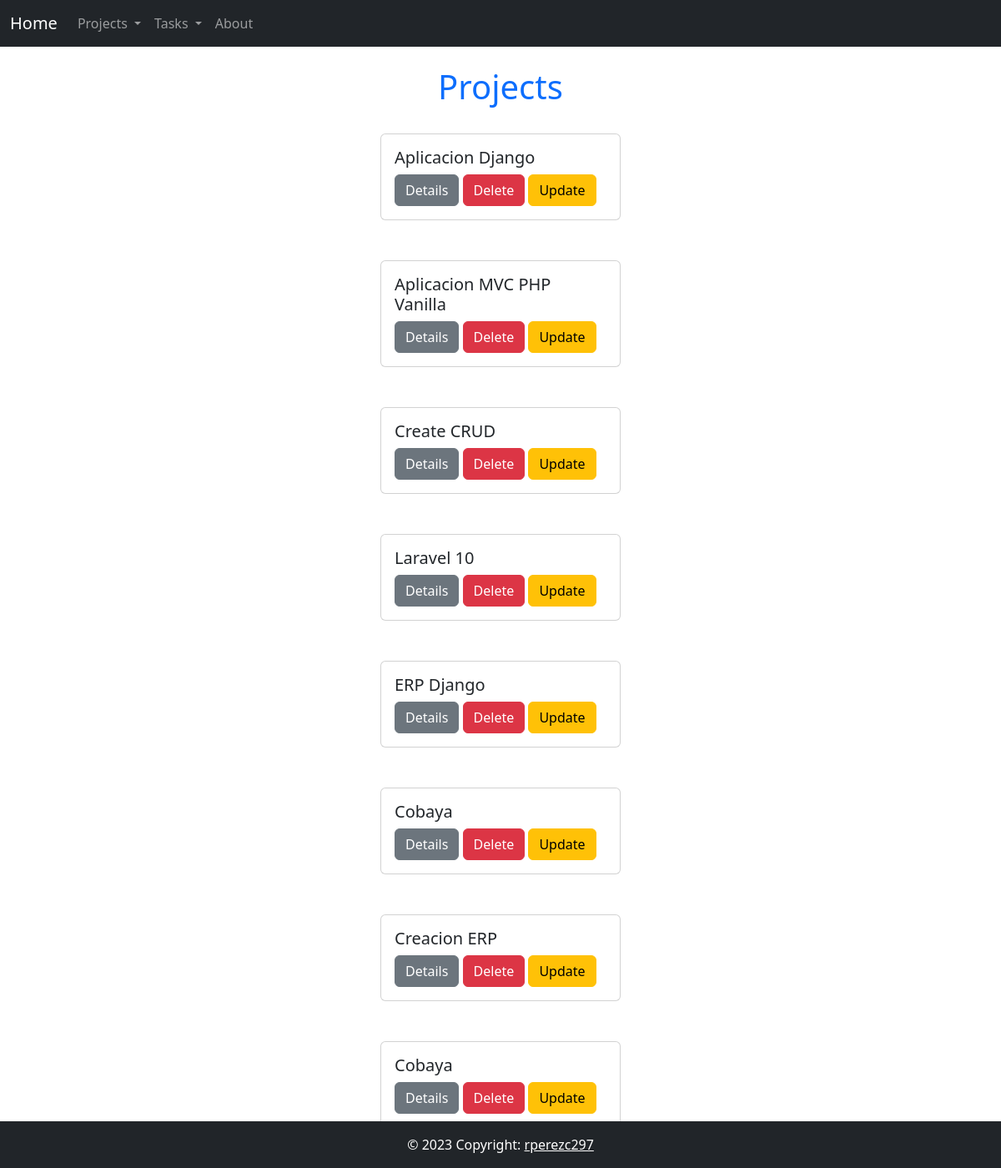
The page /projects/ on the database as committed earlier.
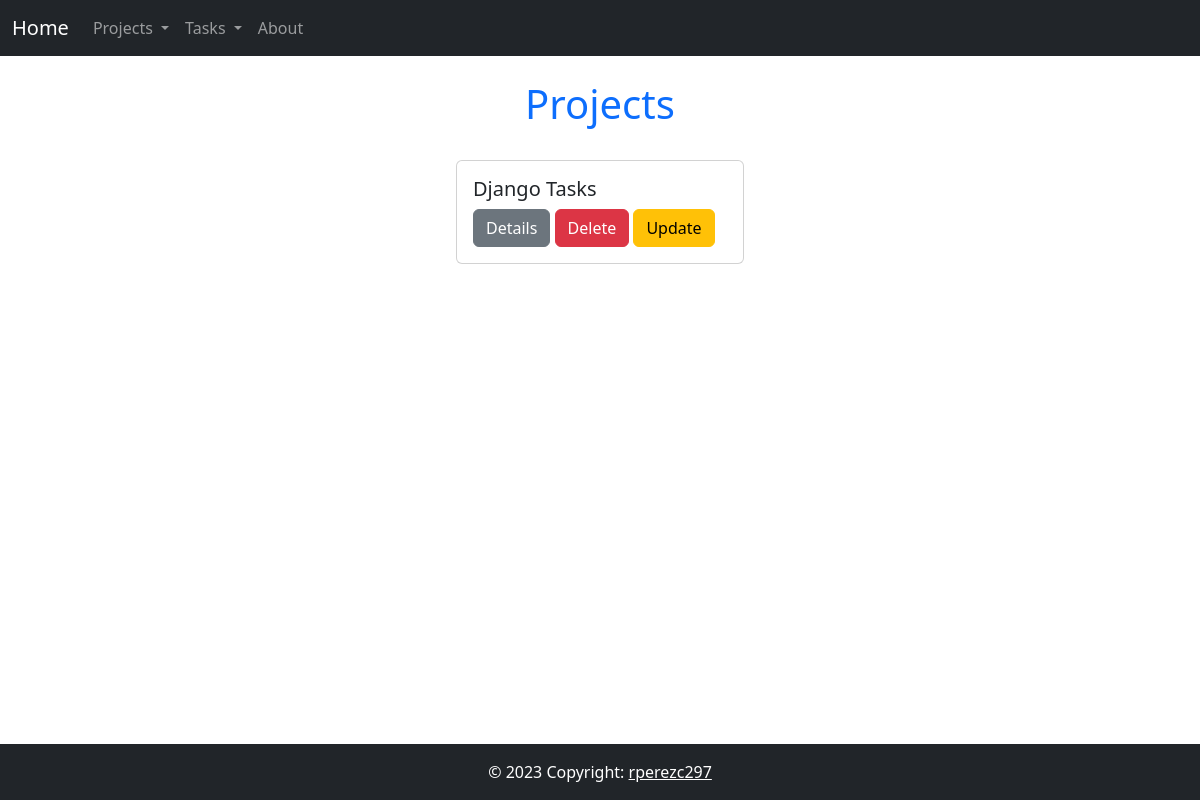
The same page on the database as committed later.
### myapp/models.py (models this page shows)
class Project(models.Model):
    name = models.CharField(max_length=200)
    def __str__(self):
        return self.name;

### myapp/views.py (the view)
# urls.py: path('projects/', views.projects, name = 'projects'),
def projects(request):
    projects = Project.objects.all()
    return render(request, 'projects/projects.html', {
        'projects': projects
    })

### myapp/templates/projects/projects.html
{% extends 'layouts/base.html' %}
{% block content %}
<div class="container d-flex flex-column align-items-center">
  <h1 class="text-primary">Projects</h1>
  {% for project in projects  %}
      <article class="card my-4" style="width: 18rem;">
        <div class="card-body">
          <h5 class="card-title">{{project}}</h5>
          <a href="{% url 'project_detail' project.id %}" class="btn btn-secondary">Details</a>
          <a href="{% url 'delete_project' project.id %}" class="btn btn-danger">Delete</a>
          <a href="{% url 'update_project_form' project.id %}" class="btn btn-warning">Update</a>
        </div>
      </article>
  {% endfor %}
</div>
{% endblock %}

Rows that differ between the two databases and show on the page:
removed Project: name "Aplicacion Django"
removed Project: name "Aplicacion MVC PHP Vanilla"
removed Project: name "Create CRUD"
removed Project: name "Laravel 10"
removed Project: name "ERP Django"
removed Project: name "Cobaya"
removed Project: name "Creacion ERP"
removed Project: name "Cobaya"
added Project: name "Django Tasks"
